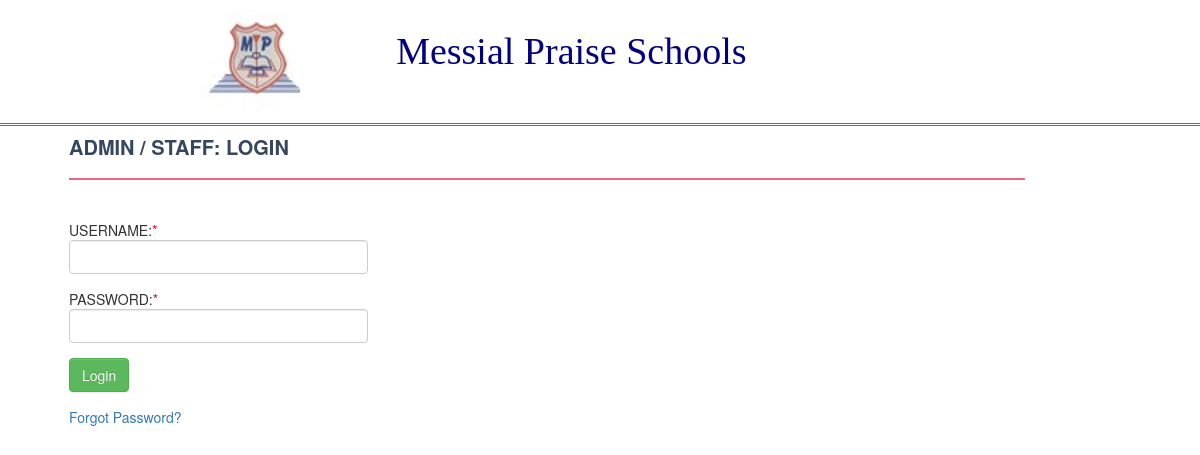
Page /admin/adminlogin.php on the committed database.
### tables this page shows
CREATE TABLE `headersetting` (
  `id` int(11) NOT NULL,
  `schname` varchar(255) NOT NULL,
  `schaddress` varchar(255) NOT NULL,
  `phone` varchar(255) NOT NULL,
  `email` varchar(255) NOT NULL,
  `website` varchar(255) NOT NULL,
  `logo` varchar(255) NOT NULL
);

### admin/adminlogin.php (the view, shortened to what this page needs)
<?php include("includes/bkheader.php"); ?>
 <?php include("includes/functions.php"); ?>
<a href="https://bolsonresult.000webhostapp.com"><?php
    $select_profile="SELECT * FROM headersetting";
    $headerdisplay=mysqli_query($connection,$select_profile);
    while($data=mysqli_fetch_array($headerdisplay)){
    $logo=$data['logo'];
    $schname=$data['schname'];
    echo "<br/>";
    echo '<table width="100%" class="resultsheetlogin">';
     echo '<tr class="resultrow">';
  echo "<td class='resultheaderimage'><img src='$logo' alt=\"My profile picture\" ></td>";
   echo '<td align="center">'.'<p class="schname">'.$schname.'</p>'.'</td>';
 }
?>
</tr>
</table></a>
    <div class="container">
    <div class="admincontent">
   <h4 class="page-head-line">ADMIN / STAFF: LOGIN</h4>
<form action="adminlogin.php" method="post" role="form">
<div class="controls">
           <div class="row">
            <div class="col-md-4">
                <div class="form-group">
                   USERNAME:<span style="color:red">*</span>
                    <input id="form_name" type="text" name="username" class="form-control" >
                </div>
            </div>
        </div>
         <div class="row">
            <div class="col-md-4">
                <div class="form-group">
                  PASSWORD:<span style="color:red">*</span>
                    <input id="form_name" type="password" name="password" class="form-control" >
                </div>
            </div>
        </div>
        <div class="row">
            <div class="col-md-4">
                <div class="form-group">
                    <input id="form_name" type="submit" name="login" value="Login" class="btn btn-success btn-send" class="form-control" >
                </div>
            </div>
        </div>
       </div>
</form>
<p>
 <a href="foregotten_pass.php" >Forgot Password?</a>
</p>
</div>
                </div>
 <?php require("includes/footer.php"); ?>

### admin/includes/bkheader.php (style rules this page uses)
* { box-sizing: border-box; }
html, body { padding: 0px; margin: 0px; height: 100%; }
.page-head-line { font-weight: 900; padding-bottom: 20px; border-bottom: 2px solid #F0677C; text-transform: uppercase; color: #35475e; font-size: 20px; margin-bottom: 40px; }
span { margin-right: 15px; }
.admincontent { margin-top: 10px; height: auto; margin-left: 100px; margin-right: 100px; padding-right: 30px; padding-left: 30px; width: auto; }
.resultsheetlogin { border-bottom: double; width: 100%; }
.resultsheetlogin .resultrow .resultheaderimage img { margin-left: 200px; width: 100px; height: 100px; margin-top: -10px; margin-bottom: 13px; }
.resultsheetlogin .resultrow .schname { font-size: 38px; margin-right: 400px; font-family: fantasy; color:navy; margin-top: -30px; }
.admincontent { margin-top: auto; margin-bottom: -200px; height: auto; margin-left: -6px; width: auto; }

### rows in the picture
headersetting: logo (picture), schname "Messial Praise Schools"
